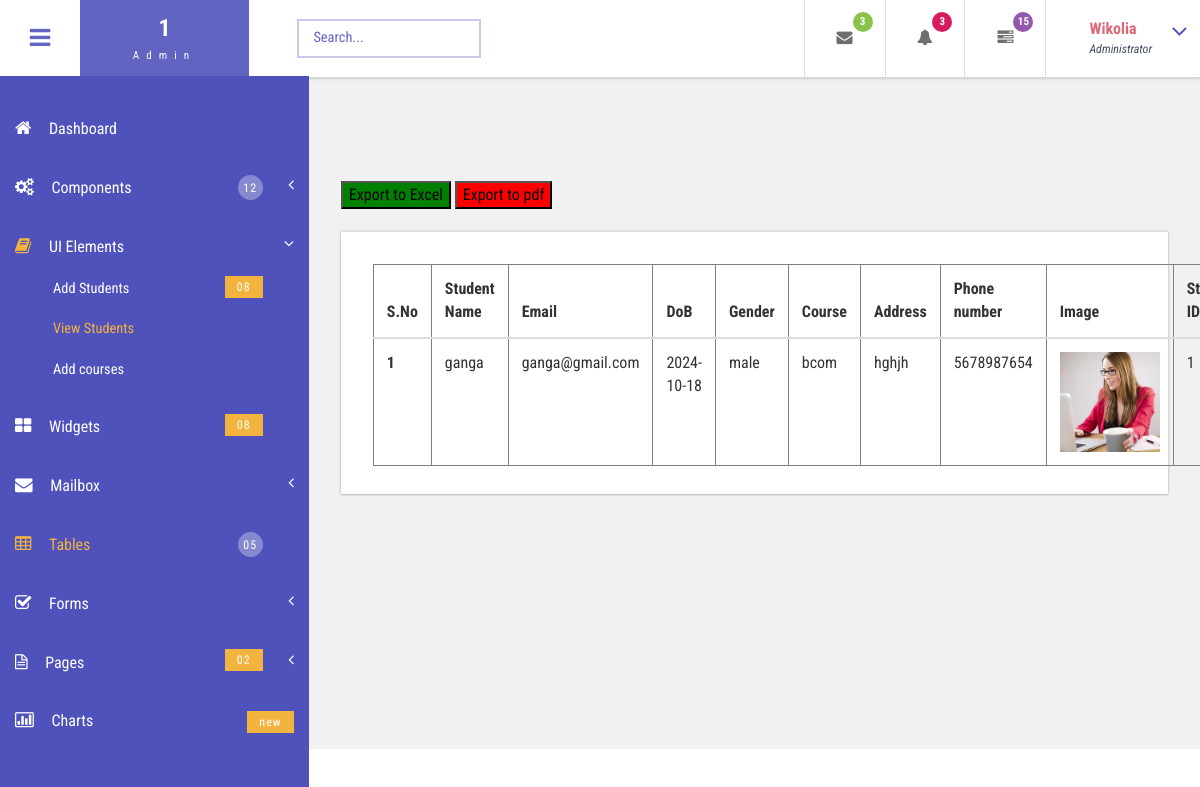
The page /collegemanagement/admin/tables.php (signed in) on the database its author committed.
### tables this page shows
CREATE TABLE `forms` (
  `id` int(11) NOT NULL,
  `Full Name` varchar(255) NOT NULL,
  `Email` varchar(255) NOT NULL,
  `Date of Birth` date NOT NULL,
  `Gender` varchar(255) NOT NULL,
  `Course` varchar(255) NOT NULL,
  `Address` varchar(255) NOT NULL,
  `Phone Number` varchar(255) NOT NULL,
  `image` varchar(255) NOT NULL,
  `status` int(255) NOT NULL
);

### collegemanagement/admin/tables.php (the view, shortened to what this page needs)
<!DOCTYPE HTML>
<html>
<head>
<link href="css/bootstrap.css" rel='stylesheet' type='text/css' />
<link href="css/style.css" rel='stylesheet' type='text/css' />
<link href="css/font-awesome.css" rel="stylesheet">
<link href="css/animate.css" rel="stylesheet" type="text/css" media="all">
<link href="css/custom.css" rel="stylesheet">
</head>
<body class="cbp-spmenu-push">
	<div class="main-content">
		<div class=" sidebar" role="navigation">
            <div class="navbar-collapse">
				<nav class="cbp-spmenu cbp-spmenu-vertical cbp-spmenu-left" id="cbp-spmenu-s1">
					<ul class="nav" id="side-menu">
						<li>
							<a href="main.php"><i class="fa fa-home nav_icon"></i>Dashboard</a>
						</li>
						<li>
							<a href="#"><i class="fa fa-cogs nav_icon"></i>Components <span class="nav-badge">12</span> <span class="fa arrow"></span></a>
						</li>
						<li class="">
							<a href="#"><i class="fa fa-book nav_icon"></i>UI Elements <span class="fa arrow"></span></a>
							<ul class="nav nav-second-level collapse">
								<li>
									<a href="forms.php">Add Students<span class="nav-badge-btm">08</span></a>
								</li>
								<li>
									<a href="tables.php">View Students</a>
								</li>
								<li>
									<a href="form.php">Add courses</a>
							</ul>
						</li>
						<li>
							<a href="widgets.html"><i class="fa fa-th-large nav_icon"></i>Widgets <span class="nav-badge-btm">08</span></a>
						</li>
						<li>
							<a href="#"><i class="fa fa-envelope nav_icon"></i>Mailbox<span class="fa arrow"></span></a>
						</li>
						<li>
							<a href="tables.php"><i class="fa fa-table nav_icon"></i>Tables <span class="nav-badge">05</span></a>
						</li>
						<li>
							<a href="#"><i class="fa fa-check-square-o nav_icon"></i>Forms<span class="fa arrow"></span></a>
						</li>
						<li>
							<a href="#"><i class="fa fa-file-text-o nav_icon"></i>Pages<span class="nav-badge-btm">02</span><span class="fa arrow"></span></a>
						</li>
						<li>
							<a href="charts.html" class="chart-nav"><i class="fa fa-bar-chart nav_icon"></i>Charts <span class="nav-badge-btm pull-right">new</span></a>
						</li>
					</ul>
				</nav>
			</div>
		</div>
		<div class="sticky-header header-section ">
			<div class="header-left">
				<button id="showLeftPush"><i class="fa fa-bars"></i></button>
				<div class="logo">
					<a href="main.php">
					<h1><?php
					echo $_SESSION["teacher"];
					?></h1>
					<span>Admin</span>
					</a>
				</div>
				<div class="search-box">
					<form class="input">
						<input class="sb-search-input input__field--madoka" placeholder="Search..." type="search" id="input-31" />
						<label class="input__label" for="input-31">
							<svg class="graphic" width="100%" height="100%" viewBox="0 0 404 77" preserveAspectRatio="none">
								<path d="m0,0l404,0l0,77l-404,0l0,-77z"/>
							</svg>
						</label>
					</form>
				</div>
				<div class="clearfix"> </div>
			</div>
			<div class="header-right">
				<div class="profile_details_left">
					<ul class="nofitications-dropdown">
						<li class="dropdown head-dpdn">
							<a href="#" class="dropdown-toggle" data-toggle="dropdown" aria-expanded="false"><i class="fa fa-envelope"></i><span class="badge">3</span></a>
						</li>
						<li class="dropdown head-dpdn">
							<a href="#" class="dropdown-toggle" data-toggle="dropdown" aria-expanded="false"><i class="fa fa-bell"></i><span class="badge blue">3</span></a>
						</li>
						<li class="dropdown head-dpdn">
							<a href="#" class="dropdown-toggle" data-toggle="dropdown" aria-expanded="false"><i class="fa fa-tasks"></i><span class="badge blue1">15</span></a>
						</li>
					</ul>
					<div class="clearfix"> </div>
				</div>
				<div class="profile_details">
					<ul>
						<li class="dropdown profile_details_drop">
							<a href="#" class="dropdown-toggle" data-toggle="dropdown" aria-expanded="false">
								<div class="profile_img">
									<div class="user-name">
										<p>Wikolia</p>
										<span>Administrator</span>
									</div>
									<i class="fa fa-angle-down lnr"></i>
									<div class="clearfix"></div>
								</div>
							</a>
						</li>
					</ul>
				</div>
				<div class="clearfix"> </div>
			</div>
			<div class="clearfix"> </div>
		</div>
		<?php
     require("connection.php");
     $id = $_SESSION["teacher"];
$res = $con->query("SELECT * FROM forms WHERE id='$id'");
$count = $res->num_rows;
?>
		<div id="page-wrapper">
			<div class="main-page">
				<div class="tables">
					<br><br>
					<br>
					<a href="exporttoexcel.php">
  <button style="color:black; background-color:green;">Export to Excel</button>
    </a>
                <a href="exporttopdf.php">
					<button style="color:black; background-color:red;">Export to pdf </button>
                   </a>
					<br><br>
					<div class="panel-body widget-shadow">
						<table border="1" class="table">
							<thead>
								<tr>
								<th>S.No</th>
            <th>Student Name</th>
            <th>Email</th>
            <th>DoB</th>
            <th>Gender</th>
            <th>Course</th>
            <th>Address</th>
            <th>Phone number</th>
            <th>Image</th>
            <th>Staff ID</th>
								</tr>
							</thead>
							<tbody>
							<?php
if ($count > 0) {
    $serial = 1;
    while ($row = $res->fetch_assoc()) {
?>
        <tr>
            <th scope="row"><?php echo $serial; ?></th>
            <td><?php echo $row["Full Name"]; ?></td>
            <td><?php echo $row["Email"]; ?></td>
            <td><?php echo $row["Date of Birth"]; ?></td>
            <td><?php echo $row["Gender"]; ?></td>
            <td><?php echo $row["Course"]; ?></td>
            <td><?php echo $row["Address"]; ?></td>
            <td><?php echo $row["Phone Number"]; ?></td>
            <td><img src="<?php echo 'images/' . $row['image']; ?>"height="100px" width="100px"></td>
			<td><?php echo $row["id"]; ?></td>
        </tr>
<?php
        $serial++;
    }
}
?>
							</tbody>
						</table>
					</div>
</body>
</html>

### collegemanagement/admin/css/custom.css (style rules this page uses)
#page-wrapper { padding:7em 2em 2.5em; background-color: #F1F1F1; }
.sidebar .arrow { float: right; }
.sidebar .fa.arrow:before { content: "\f104"; }
.sidebar .active>a>.fa.arrow:before { content: "\f107"; }
.sidebar .nav-second-level li, .sidebar .nav-third-level li { border-bottom: 0!important; margin-bottom: 0; }
.sidebar .nav-second-level li a { padding-left: 53px; font-size: .9em; }

### rows shown on the page
forms: Full Name "ganga", Email "ganga@gmail.com", Date of Birth "2024-10-18", Gender "male", Course "bcom", Address "hghjh", Phone Number "5678987654", image (picture), id "1"

### other values the page prints
$_SESSION["teacher"] "1"
